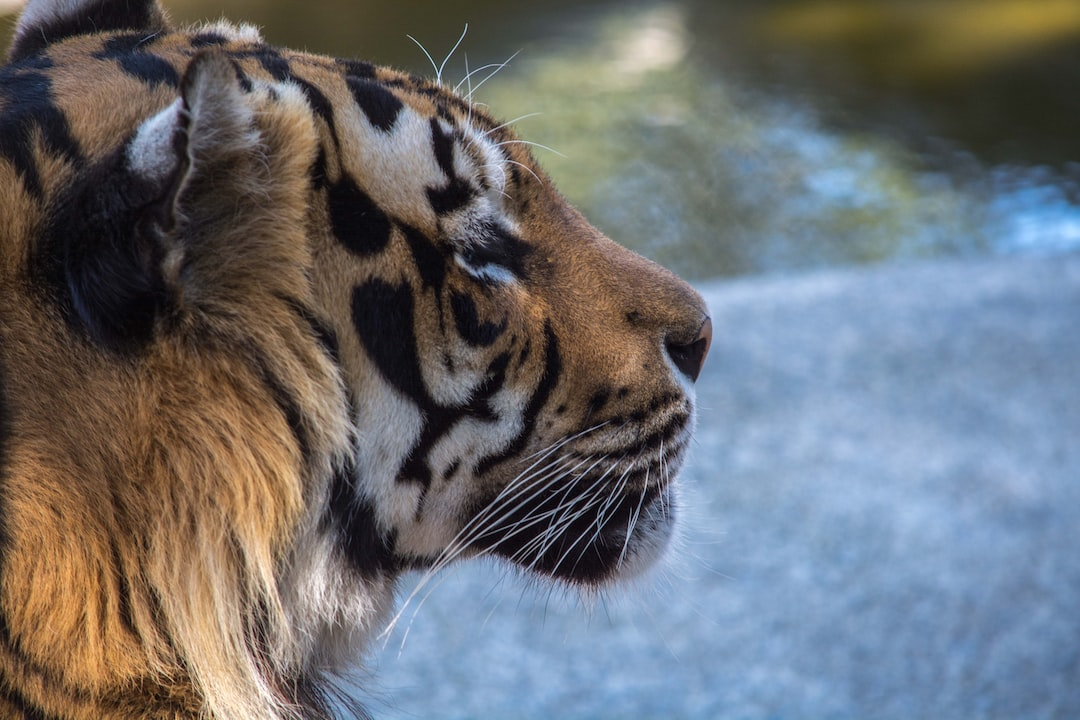
#> input picture asserts/tigre.jpg, 1080 x 720 px, found by its file name
$ python tutorial.py
#> lines starting #> are read from the running program, lines starting #| are printed output that depends on the picture
import cv2
import numpy as np
# print(cv2.__version__)
# print(cv2.getBuildInformation())
img = cv2.imread('D:/OpenCV/tutorial/asserts/tigre.jpg',-1)
#> img is the input picture: shape (720, 1080, 3); mean B, G, R 113.7, 110, 107.9
print(type(img))#structure d'un image: un array compose des arrays des lignes, chaque ligne compose des arrays de pixel, chaque pixel est composé de trois valeur: blue, green, red
#| <class 'numpy.ndarray'>
print(img.shape)#height width,channels
#| (720, 1080, 3)
# print(img)
# img = cv2.resize(img, (0,0), fx= 0.5, fy = 0.5)
# # -1, cv2.imread_COLOR : load a color image, any transparentcy of image will be neglected, it is the default flag;
# # 0, cv2.IMREAD_GRAYSCALE : loads image in grayscale mode
# # 1, cv2.IMREAD_UNCHANGED : loads image as including alpha channel
img = cv2.resize(img,(400,400) )
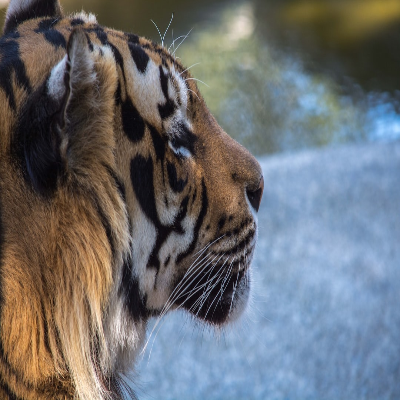
#> img: shape (400, 400, 3); mean B, G, R 113.6, 109.9, 107.8
img = cv2.resize(img, (0,0), fx =0.5 ,fy =0.5)
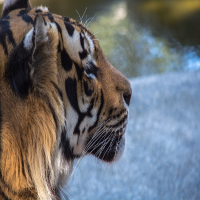
#> img: shape (200, 200, 3); mean B, G, R 113.7, 110.1, 108
img = cv2.rotate(img, cv2.ROTATE_90_COUNTERCLOCKWISE)
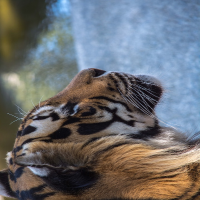
#> img: shape (200, 200, 3); mean B, G, R 113.7, 110.1, 108
img = cv2.rotate(img,cv2.ROTATE_90_COUNTERCLOCKWISE )
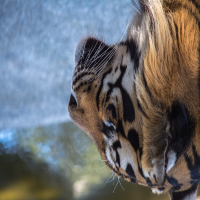
#> img: shape (200, 200, 3); mean B, G, R 113.7, 110.1, 108
cv2.imwrite("new_img.jpg",img)
if img is not None:
    # Afficher l'image
    cv2.imshow('Image', img)
    cv2.waitKey(0)
    cv2.destroyAllWindows()
else:
    print("L'image n'a pas été chargée correctement.")


# Error: Please select a valid Python interpreter
print(img[0])
#> (printed output is left out)
#> (the run stopped early here; a loop or call above may not have finished)

$ run again, with asserts/FamilleSunset.jpeg copied over asserts/tigre.jpg
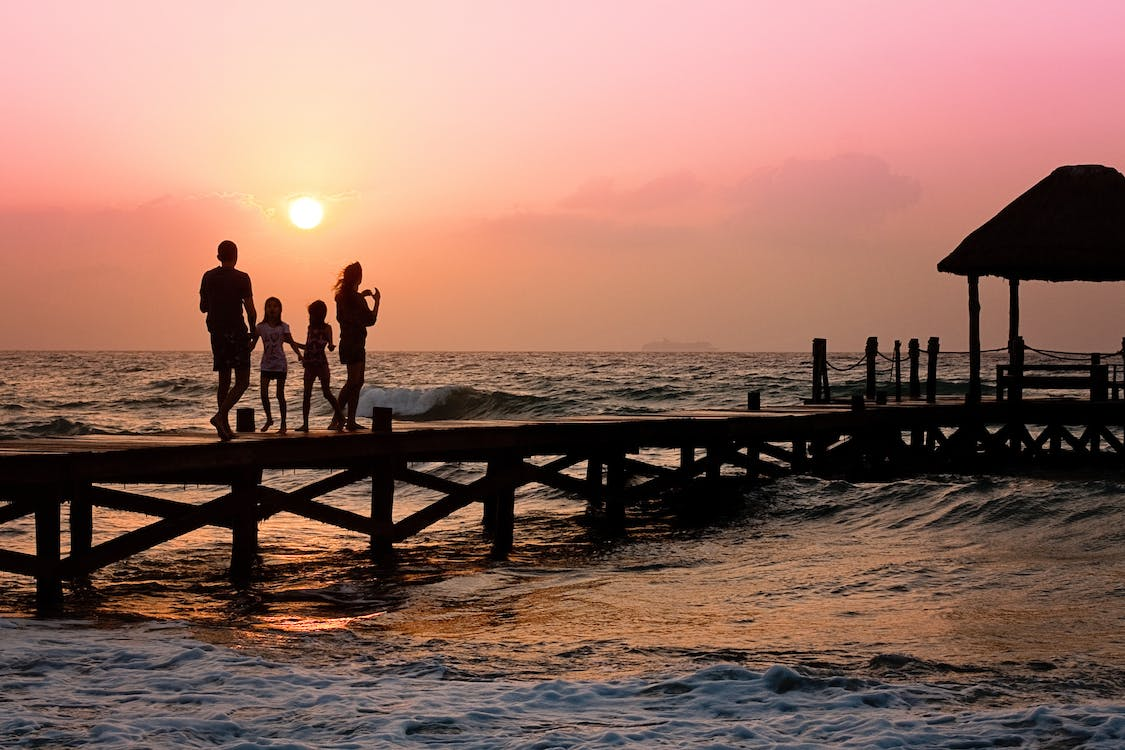
#> input picture asserts/FamilleSunset.jpeg, 1125 x 750 px, found by its file name
#> img is the input picture: shape (750, 1125, 3); mean B, G, R 96.4, 108.3, 146.3
#| <class 'numpy.ndarray'>
#| (750, 1125, 3)
#> `img = cv2.rotate(img, cv2.ROTATE_90_COUNTERCLOCKWISE)`:
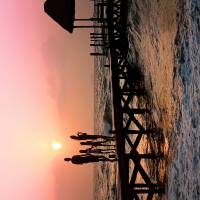
#> img: shape (200, 200, 3); mean B, G, R 96.5, 108.4, 146.4
#> `img = cv2.rotate(img,cv2.ROTATE_90_COUNTERCLOCKWISE )`:
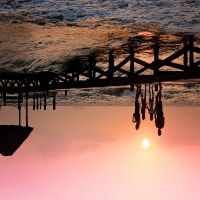
#> img: shape (200, 200, 3); mean B, G, R 96.5, 108.4, 146.4
#> (printed output is left out)
